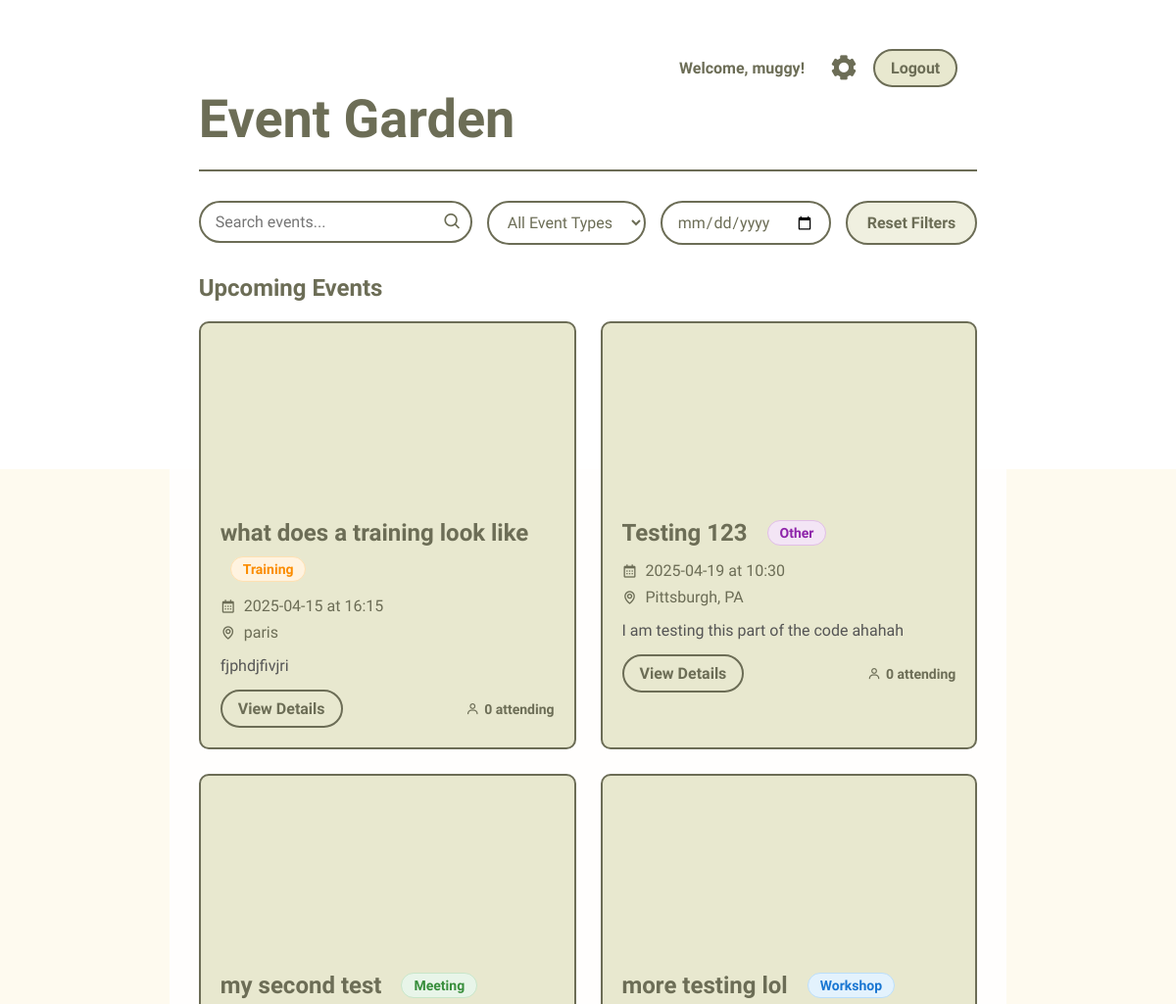
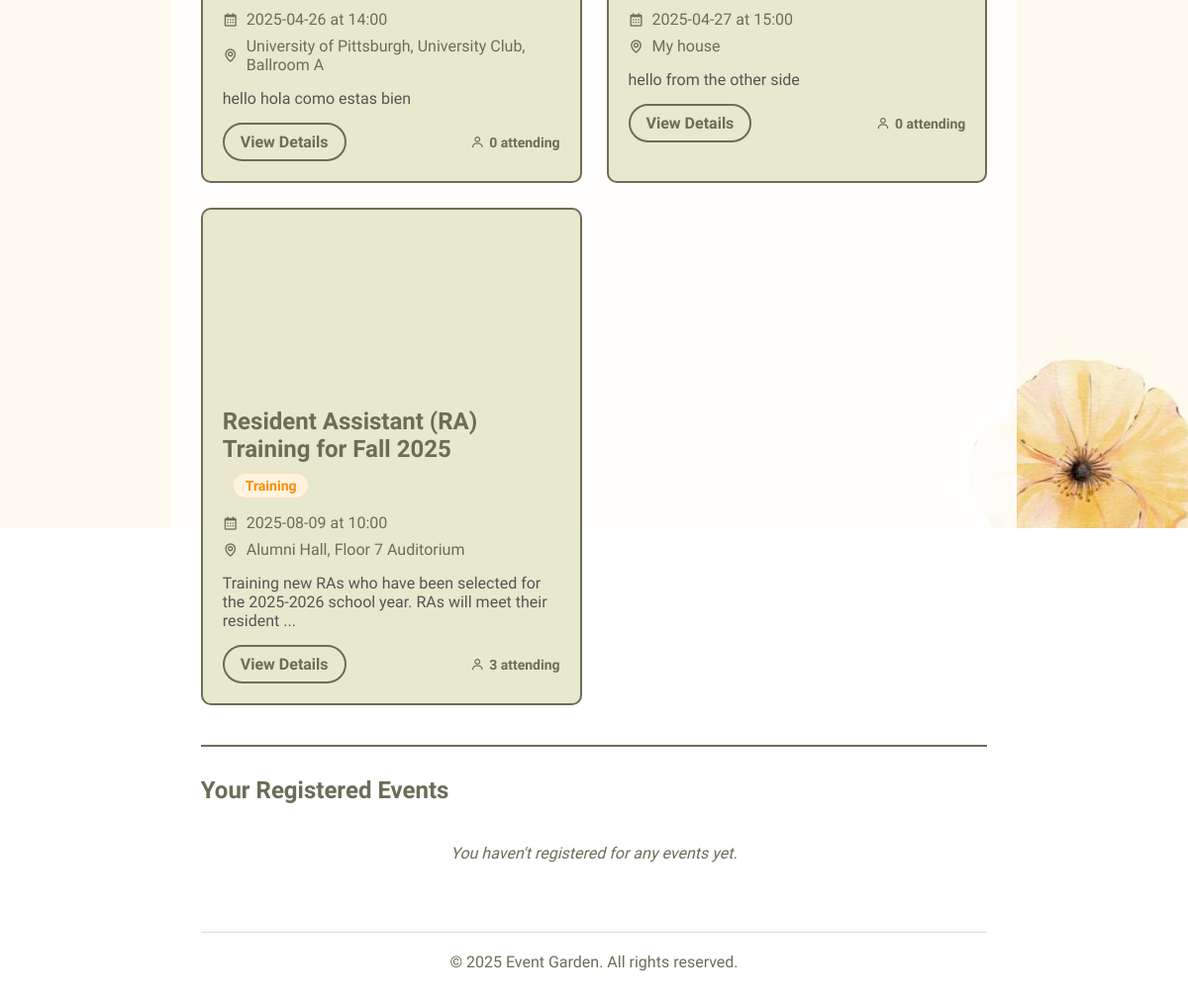
Page / (signed in) on the committed database (2 pictures, top to bottom).
### main.py (models this page shows, shortened)
class User(db.Model):
    id = db.Column(db.Integer, primary_key=True)
    username = db.Column(db.String(80), unique=True, nullable=False)
    email = db.Column(db.String(120), unique=True, nullable=False)
    password_hash = db.Column(db.String(128), nullable=False)
    role = db.Column(db.String(20), default='user')
    created_at = db.Column(db.DateTime, default=datetime.utcnow)
    registered_events = db.relationship(
        'Event',
        secondary=registrations,
        backref=db.backref('attendees', lazy='dynamic')
    )
    managed_events = db.relationship('Event', backref='manager', foreign_keys='Event.manager_id')

class Event(db.Model):
    id = db.Column(db.Integer, primary_key=True)
    title = db.Column(db.String(100), nullable=False)
    description = db.Column(db.Text, nullable=False)
    date = db.Column(db.String(20), nullable=False)
    time = db.Column(db.String(20), nullable=False)
    location = db.Column(db.String(120), nullable=False)
    event_type = db.Column(db.String(20), nullable=False, default='other')  # New field
    manager_id = db.Column(db.Integer, db.ForeignKey('user.id'), nullable=False)
    created_at = db.Column(db.DateTime, default=datetime.utcnow)
    @property
    def total_attendees(self):
        total = db.session.scalar(
            select(func.sum(registrations.c.num_attendees))
            .where(registrations.c.event_id == self.id)
        )
        return total if total else 0

### main.py (the view)
@app.route('/')
def home():
    if 'username' not in session:
        return redirect(url_for('userlogin'))
    user = User.query.filter_by(username=session['username']).first()
    registered_events = user.registered_events if user else []
    all_events = Event.query.order_by(Event.date.asc()).all()
    upcoming_events = [event for event in all_events if event not in registered_events]
    return render_template('landing.html',
                         events=upcoming_events,
                         registered_events=registered_events)

### templates/landing.html (shortened to what this page needs)
<!DOCTYPE html>
<html lang="en">
<head>
    <link rel="stylesheet" href="{{ url_for('static', filename='styles.css') }}">
    <link href='https://unpkg.com/boxicons@2.1.4/css/boxicons.min.css' rel='stylesheet'>
</head>
<body>
    <div class="dashboard-container">
        <header class="dashboard-header">
            <h1>Event Garden</h1>
            <div class="user-controls">
                <span>Welcome, {{ session.username }}!</span>
                <a href="{{ url_for('usersettings') }}" title="Settings"><i class='bx bxs-cog'></i></a>
                <a href="{{ url_for('logout') }}" class="button">Logout</a>
            </div>
        </header>
        <main>
            <section class="search-section">
                <div class="filter-controls">
                    <div class="search-box">
                        <input type="text" id="searchInput" placeholder="Search events..." value="{{ request.args.get('query', '') }}">
                        <button type="button" id="searchButton"><i class='bx bx-search'></i></button>
                    </div>
                    <div class="filters">
                        <select name="event_type" id="eventTypeFilter">
                            <option value="">All Event Types</option>
                        </select>
                        <input type="date" name="event_date" id="dateFilter">
                    </div>
                    <button id="resetFilters" class="button">Reset Filters</button>
                </div>
            </section>
            <section class="events-section">
                <h2>Upcoming Events</h2>
                {% if events %}
                <div class="events-grid">
                    {% for event in events %}
                    <div class="event-card"
                         data-event-type="{{ event.event_type }}"
                         data-event-date="{{ event.date }}"
                         data-event-title="{{ event.title.lower() }}"
                         data-event-description="{{ event.description.lower() }}">
                        <div class="event-image" style="background-image: url('/static/default-event.jpg');"></div>
                        <div class="event-details">
                            <div class="event-header">
                                <h1>{{ event.title }}</h1>
                                <span class="event-type-badge {{ event.event_type }}">
                                    {{ event.event_type|capitalize }}
                                </span>
                            </div>
                            <p><i class='bx bx-calendar'></i> {{ event.date }} at {{ event.time }}</p>
                            <p><i class='bx bx-map'></i> {{ event.location }}</p>
                            <p class="event-description">{{ event.description[:100] }}{% if event.description|length > 100 %}...{% endif %}</p>
                            <div class="event-actions">
                                <a href="{{ url_for('event_details', event_id=event.id) }}" class="button">View Details</a>
                                <span class="attendees">
                                    <i class='bx bx-user'></i> {{ event.total_attendees }} attending
                                </span>
                            </div>
                        </div>
                    </div>
                    {% endfor %}
                </div>
                {% else %}
                <div class="no-events">
                    <p>No upcoming events found.</p>
                </div>
                {% endif %}
            </section>
            <section class="registered-events-section">
                <h2>Your Registered Events</h2>
                {% if registered_events %}
                    <div class="events-grid">
                        {% for event in registered_events %}
                        <div class="event-card"
                             data-event-type="{{ event.event_type }}"
                             data-event-date="{{ event.date }}"
                             data-event-title="{{ event.title.lower() }}"
                             data-event-description="{{ event.description.lower() }}">
                            <div class="event-image" style="background-image: url('/static/default-event.jpg');"></div>
                            <div class="event-details">
                                <div class="event-header">
                                    <h1>{{ event.title }}</h1>
                                    <span class="event-type-badge {{ event.event_type }}">
                                        {{ event.event_type|capitalize }}
                                    </span>
                                </div>
                                <p><i class='bx bx-calendar'></i> {{ event.date }} at {{ event.time }}</p>
                                <p><i class='bx bx-map'></i> {{ event.location }}</p>
                                <div class="event-actions">
                                    <form method="POST" action="{{ url_for('unregister_from_event', event_id=event.id) }}"
                                          onsubmit="return confirm('Are you sure you want to unregister from this event?');">
                                        <button type="submit" class="button danger">
                                            <i class='bx bx-user-x'></i> Unregister
                                        </button>
                                    </form>
                                    <span class="attendees">
                                        <i class='bx bx-user'></i> {{ event.total_attendees }} attending
                                    </span>
                                </div>
                            </div>
                        </div>
                        {% endfor %}
                    </div>
                {% else %}
                    <div class="no-registered-events">
                        <p>You haven't registered for any events yet.</p>
                    </div>
                {% endif %}
            </section>
        </main>
        <footer>
            <p>&copy; 2025 Event Garden. All rights reserved.</p>
        </footer>
    </div>
</body>
</html>

### static/styles.css (style rules this page uses)
* { margin: 0; padding: 0; font-family: "Winky Sans", sans-serif; box-sizing: border-box; }
body { background-size: cover; color: #6c6d56; min-height: 100vh; display:flex; justify-content:center; align-items:center; min-height: 100vh; background: url("floralBackground.jpg") no-repeat; background-position:center; }
h1, h2, h3 { color: #6c6d56; }
.button { display: inline-block; padding: 12px 24px; background: #e8e8cf; border: 2px solid #6c6d56; border-radius: 30px; cursor: pointer; font-size: 16px; font-weight: 600; color: #6c6d56; text-align: center; transition: all 0.3s ease; text-decoration: none; }
.user-controls i { font-size: 30px; color: #6c6d56; }
.dashboard-container { max-width: 90%; min-width:55%; margin: 0 auto; padding: 20px; background-color: rgba(255, 255, 255, 0.9); min-height: 100vh; }
.dashboard-header { display: flex; justify-content: space-between; align-items: center; margin-bottom: 30px; padding-bottom: 20px; border-bottom: 2px solid #6c6d56; }
.dashboard-header h1 { font-size:54px; font-family: "Charm", cursive; }
.user-controls { display: flex; gap: 15px; align-items: center; }
.user-controls span { font-weight: 600; color: #6c6d56; }
.search-section { margin-bottom: 30px; }
.search-box { flex-grow: 1; position: relative; }
.search-box input { width: 100%; padding: 12px 20px; border-radius: 30px; border: 2px solid #6c6d56; }
.search-box button { position: absolute; right: 10px; top: 50%; transform: translateY(-50%); background: none; border: none; font-size: 20px; cursor: pointer; }
.filters { display: flex; gap: 15px; }
.filters select, .filters input { padding: 10px; border-radius: 5px; border: 2px solid #6c6d56; }
.events-section { margin-bottom: 40px; }
.events-section h2 { margin-bottom: 20px; color: #6c6d56; }
.events-grid { display: grid; grid-template-columns: repeat(auto-fill, minmax(350px, 1fr)); gap: 25px; }
.event-card { background: #e8e8cf; border-radius: 10px; overflow: hidden; border: 2px solid #6c6d56; transition: transform 0.3s ease; }
.event-image { height: 180px; background-size: cover; background-position: center; }
.event-details { padding: 20px; }
.event-details p { margin: 8px 0; display: flex; align-items: center; gap: 8px; }
.event-description { margin: 15px 0 !important; color: #555; }
.event-actions { display: flex; justify-content: space-between; align-items: center; margin-top: 15px; }
.attendees { font-size: 14px; color: #6c6d56; }
footer { text-align: center; margin-top: 50px; padding-top: 20px; border-top: 1px solid #ddd; }
.event-type-badge { display: inline-block; padding: 4px 12px; border-radius: 20px; font-size: 14px; font-weight: 600; margin-left: 10px; text-transform: capitalize; }
.event-type-badge.workshop { background-color: #e3f2fd; color: #1976d2; border: 1px solid #bbdefb; }
.event-type-badge.meeting { background-color: #e8f5e9; color: #388e3c; border: 1px solid #c8e6c9; }
.event-type-badge.training { background-color: #fff3e0; color: #fb8c00; border: 1px solid #ffe0b2; }
.event-type-badge.other { background-color: #f3e5f5; color: #8e24aa; border: 1px solid #e1bee7; }
.event-header { display: flex; align-items: center; flex-wrap: wrap; gap: 10px; margin-bottom: 15px; }
input[type="date"], input[type="time"] { width: 100%; padding: 10px; border: 1px solid #ddd; border-radius: 4px; }
.dashboard-container { padding: 30px; }
.user-controls { display: flex; align-items: center; gap: 15px; position: absolute; top: 20px; right: 20px; }
.user-controls span { font-weight: 600; color: #6c6d56; order: 1; }
.user-controls a[href*="usersettings"] { order: 2; margin-left: 10px; }
.user-controls a:not([href*="usersettings"]) { order: 3; }
.dashboard-header { position: relative; padding-top: 60px; padding-bottom: 20px; margin-bottom: 30px; border-bottom: 2px solid #6c6d56; }

### rows in the picture
User: username "muggy"
Event: title "what does a training look like", event_type "Training", date "2025-04-15", time "16:15", location "paris", description "fjphdjfivjri", total_attendees "0"
Event: title "Testing 123", event_type "Other", date "2025-04-19", time "10:30", location "Pittsburgh, PA", description "I am testing this part of the code ahahah", total_attendees "0"
Event: title "my second test", event_type "Meeting", date "2025-04-26", time "14:00", location "University of Pittsburgh, University Club, Ballroom A", description "hello hola como estas bien", total_attendees "0"
Event: title "more testing lol", event_type "Workshop", date "2025-04-27", time "15:00", location "My house", description "hello from the other side", total_attendees "0"
Event: title "Resident Assistant (RA) Training for Fall 2025", event_type "Training", date "2025-08-09", time "10:00", location "Alumni Hall, Floor 7 Auditorium", description "Training new RAs who have been selected for the 2025-2026 school year. RAs will meet their resident", total_attendees "3"
